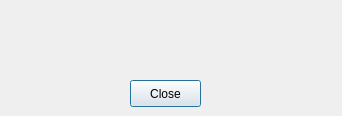
<?xml version="1.0" encoding="UTF-8"?>
<ui version="4.0">
 <class>ErrorDialog</class>
 <widget class="QDialog" name="ErrorDialog">
  <property name="geometry">
   <rect>
    <x>0</x>
    <y>0</y>
    <width>342</width>
    <height>116</height>
   </rect>
  </property>
  <property name="windowTitle">
   <string>Error</string>
  </property>
  <property name="windowIcon">
   <iconset resource="../resources/images.qrc">
    <normaloff>:/resources/img/icon.png</normaloff>:/resources/img/icon.png</iconset>
  </property>
  <widget class="QLabel" name="errorLabel">
   <property name="geometry">
    <rect>
     <x>10</x>
     <y>10</y>
     <width>321</width>
     <height>61</height>
    </rect>
   </property>
   <property name="text">
    <string/>
   </property>
   <property name="alignment">
    <set>Qt::AlignLeading|Qt::AlignLeft|Qt::AlignVCenter</set>
   </property>
   <property name="wordWrap">
    <bool>true</bool>
   </property>
  </widget>
  <widget class="QPushButton" name="dismissButton">
   <property name="geometry">
    <rect>
     <x>130</x>
     <y>80</y>
     <width>71</width>
     <height>27</height>
    </rect>
   </property>
   <property name="text">
    <string>Close</string>
   </property>
  </widget>
 </widget>
 <resources>
  <include location="../resources/images.qrc"/>
 </resources>
 <connections/>
</ui>
